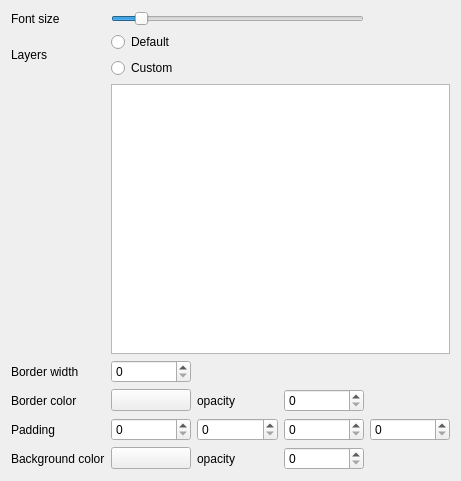
<?xml version="1.0" encoding="UTF-8"?>
<ui version="4.0">
 <class>Widget</class>
 <widget class="QWidget" name="Widget">
  <property name="geometry">
   <rect>
    <x>0</x>
    <y>0</y>
    <width>461</width>
    <height>481</height>
   </rect>
  </property>
  <property name="windowTitle">
   <string>Form</string>
  </property>
  <layout class="QGridLayout" name="gridLayout">
   <item row="3" column="1" colspan="4">
    <widget class="QListWidget" name="layerList"/>
   </item>
   <item row="4" column="0">
    <widget class="QLabel" name="label_2">
     <property name="text">
      <string>Border width</string>
     </property>
    </widget>
   </item>
   <item row="7" column="2">
    <widget class="QLabel" name="label_6">
     <property name="text">
      <string>opacity</string>
     </property>
    </widget>
   </item>
   <item row="6" column="3">
    <widget class="QSpinBox" name="padBottom"/>
   </item>
   <item row="6" column="1">
    <widget class="QSpinBox" name="padTop"/>
   </item>
   <item row="5" column="2">
    <widget class="QLabel" name="label_5">
     <property name="text">
      <string>opacity</string>
     </property>
    </widget>
   </item>
   <item row="1" column="1">
    <widget class="QRadioButton" name="rbDefault">
     <property name="text">
      <string>Default</string>
     </property>
    </widget>
   </item>
   <item row="5" column="3">
    <widget class="QSpinBox" name="pbBorderOpacity">
     <property name="maximum">
      <number>255</number>
     </property>
    </widget>
   </item>
   <item row="5" column="1">
    <widget class="QPushButton" name="pbBorderColor">
     <property name="text">
      <string/>
     </property>
    </widget>
   </item>
   <item row="2" column="1">
    <widget class="QRadioButton" name="rbCustom">
     <property name="text">
      <string>Custom</string>
     </property>
    </widget>
   </item>
   <item row="7" column="3">
    <widget class="QSpinBox" name="sbBackgroundOpacity">
     <property name="maximum">
      <number>255</number>
     </property>
    </widget>
   </item>
   <item row="4" column="1">
    <widget class="QSpinBox" name="sbBorderWidth"/>
   </item>
   <item row="7" column="0">
    <widget class="QLabel" name="label_7">
     <property name="text">
      <string>Background color</string>
     </property>
    </widget>
   </item>
   <item row="7" column="1">
    <widget class="QPushButton" name="pbBackgroundColor">
     <property name="text">
      <string/>
     </property>
    </widget>
   </item>
   <item row="6" column="0">
    <widget class="QLabel" name="label_3">
     <property name="text">
      <string>Padding</string>
     </property>
    </widget>
   </item>
   <item row="6" column="4">
    <widget class="QSpinBox" name="padLeft"/>
   </item>
   <item row="0" column="1" colspan="3">
    <widget class="QSlider" name="fontSize">
     <property name="minimum">
      <number>5</number>
     </property>
     <property name="maximum">
      <number>120</number>
     </property>
     <property name="value">
      <number>16</number>
     </property>
     <property name="orientation">
      <enum>Qt::Horizontal</enum>
     </property>
    </widget>
   </item>
   <item row="5" column="0">
    <widget class="QLabel" name="label_4">
     <property name="text">
      <string>Border color</string>
     </property>
    </widget>
   </item>
   <item row="0" column="0">
    <widget class="QLabel" name="label">
     <property name="text">
      <string>Font size</string>
     </property>
    </widget>
   </item>
   <item row="6" column="2">
    <widget class="QSpinBox" name="padRight"/>
   </item>
   <item row="1" column="0" rowspan="2">
    <widget class="QLabel" name="label_9">
     <property name="text">
      <string>Layers</string>
     </property>
    </widget>
   </item>
  </layout>
 </widget>
 <tabstops>
  <tabstop>fontSize</tabstop>
  <tabstop>rbDefault</tabstop>
  <tabstop>rbCustom</tabstop>
  <tabstop>layerList</tabstop>
  <tabstop>sbBorderWidth</tabstop>
  <tabstop>pbBorderColor</tabstop>
  <tabstop>pbBorderOpacity</tabstop>
  <tabstop>padTop</tabstop>
  <tabstop>padRight</tabstop>
  <tabstop>padBottom</tabstop>
  <tabstop>padLeft</tabstop>
  <tabstop>pbBackgroundColor</tabstop>
  <tabstop>sbBackgroundOpacity</tabstop>
 </tabstops>
 <resources/>
 <connections/>
</ui>
